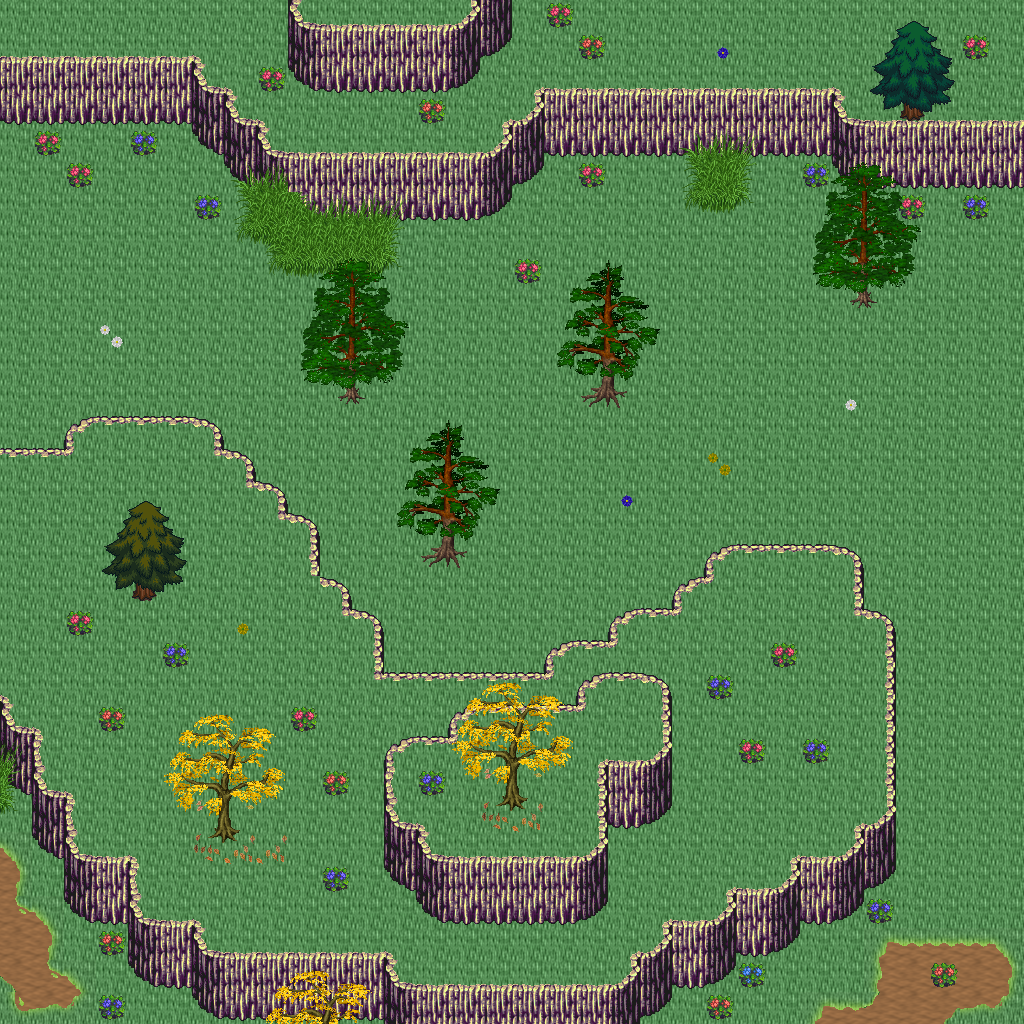

This is a level from a 2D game, rendered from its Tiled map with the project's own tilesets. A one-line summary and the map file follow, with tile-layer data summarised:
An orthogonal 32x32 tile map with 32x32 px tiles, 5 tile layers (Ground, Objects, Objects2, Above, ...), 1 hidden layer not drawn, 24 tilesets.

<map version="1.10" tiledversion="1.11.0" orientation="orthogonal" renderorder="right-down" width="32" height="32" tilewidth="32" tileheight="32" infinite="0" nextlayerid="11" nextobjectid="1">
 <tileset firstgid="1" name="logic_collision" tilewidth="32" tileheight="32" tilecount="1" columns="1">
  <image source="../drawable/logic_collision.png" width="32" height="32" />
 </tileset>
 <tileset firstgid="2" name="ground_ground" tilewidth="32" tileheight="32" tilecount="33" columns="3">
  <image source="../drawable/ground_ground.png" width="96" height="352" />
 </tileset>
 <tileset firstgid="35" name="terrain_grassland" tilewidth="32" tileheight="32" tilecount="88" columns="8">
  <image source="../drawable/terrain_grassland.png" width="256" height="352" />
 </tileset>
 <tileset firstgid="123" name="ground_grass_corners" tilewidth="32" tileheight="32" tilecount="24" columns="6">
  <image source="../drawable/ground_grass_corners.png" width="192" height="128" />
 </tileset>
 <tileset firstgid="147" name="ground_grass_edges" tilewidth="32" tileheight="32" tilecount="36" columns="12">
  <image source="../drawable/ground_grass_edges.png" width="384" height="96" />
 </tileset>
 <tileset firstgid="183" name="ground_grass_2" tilewidth="32" tileheight="32" tilecount="21" columns="3">
  <image source="../drawable/ground_grass_2.png" width="96" height="224" />
 </tileset>
 <tileset firstgid="204" name="plant_tree_tree_darkgreen" tilewidth="32" tileheight="32" tilecount="88" columns="8">
  <image source="../drawable/plant_tree_tree_darkgreen.png" width="256" height="352" />
 </tileset>
 <tileset firstgid="292" name="plant_tree_pine_tree" tilewidth="32" tileheight="32" tilecount="20" columns="4">
  <image source="../drawable/plant_tree_pine_tree.png" width="128" height="160" />
 </tileset>
 <tileset firstgid="312" name="plant_tree_pine_tree_1" tilewidth="32" tileheight="32" tilecount="20" columns="4">
  <image source="../drawable/plant_tree_pine_tree_1.png" width="128" height="160" />
 </tileset>
 <tileset firstgid="332" name="plant_tree_evergreen" tilewidth="32" tileheight="32" tilecount="36" columns="3">
  <image source="../drawable/plant_tree_evergreen.png" width="96" height="384" />
 </tileset>
 <tileset firstgid="368" name="plant_tree_fall_trees" tilewidth="32" tileheight="32" tilecount="40" columns="8">
  <image source="../drawable/plant_tree_fall_trees.png" width="256" height="160" />
 </tileset>
 <tileset firstgid="408" name="plant_flower_daisy_blue" tilewidth="32" tileheight="32" tilecount="8" columns="2">
  <image source="../drawable/plant_flower_daisy_blue.png" width="64" height="128" />
 </tileset>
 <tileset firstgid="416" name="plant_flower_daisy_red" tilewidth="32" tileheight="32" tilecount="8" columns="2">
  <image source="../drawable/plant_flower_daisy_red.png" width="64" height="128" />
 </tileset>
 <tileset firstgid="424" name="plant_flower_daisy_white" tilewidth="32" tileheight="32" tilecount="8" columns="2">
  <image source="../drawable/plant_flower_daisy_white.png" width="64" height="128" />
 </tileset>
 <tileset firstgid="432" name="plant_flower_daisy_yellow" tilewidth="32" tileheight="32" tilecount="8" columns="2">
  <image source="../drawable/plant_flower_daisy_yellow.png" width="64" height="128" />
 </tileset>
 <tileset firstgid="440" name="plant_leaves" tilewidth="32" tileheight="32" tilecount="8" columns="4">
  <image source="../drawable/plant_leaves.png" width="128" height="64" />
 </tileset>
 <tileset firstgid="448" name="logic_creature_animal" tilewidth="32" tileheight="32" tilecount="32" columns="8">
  <image source="../drawable/logic_creature_animal.png" width="256" height="128" />
 </tileset>
 <tileset firstgid="480" name="plant_flower_red_blue_clusters" tilewidth="32" tileheight="32" tilecount="4" columns="1">
  <image source="../drawable/plant_flower_red_blue_clusters.png" width="32" height="128" />
 </tileset>
 <tileset firstgid="484" name="ground_tall_grass" tilewidth="32" tileheight="32" tilecount="15" columns="5">
  <image source="../drawable/ground_tall_grass.png" width="160" height="96" />
 </tileset>
 <tileset firstgid="499" name="logic_creature_reptile" tilewidth="32" tileheight="32" tilecount="7" columns="7">
  <image source="../drawable/logic_creature_reptile.png" width="224" height="32" />
 </tileset>
 <tileset firstgid="506" name="logic_creature_fowl" tilewidth="32" tileheight="32" tilecount="6" columns="6">
  <image source="../drawable/logic_creature_fowl.png" width="192" height="32" />
 </tileset>
 <tileset firstgid="512" name="plant_bush_berried" tilewidth="32" tileheight="32" tilecount="60" columns="5">
  <image source="../drawable/plant_bush_berried.png" width="160" height="384" />
 </tileset>
 <tileset firstgid="572" name="plant_bushes_and_trees" tilewidth="32" tileheight="32" tilecount="144" columns="16">
  <image source="../drawable/plant_bushes_and_trees.png" width="512" height="289" />
 </tileset>
 <tileset firstgid="716" name="plant_bush_leafy" tilewidth="32" tileheight="32" tilecount="48" columns="8">
  <image source="../drawable/plant_bush_leafy.png" width="256" height="192" />
 </tileset>
 <layer id="1" name="Ground" width="32" height="32">
  <data>[1024 cells, 1024 non-empty, 2 distinct tile ids]</data>
 </layer>
 <layer id="2" name="Objects" width="32" height="32">
  <data>[1024 cells, 309 non-empty, 38 distinct tile ids]</data>
 </layer>
 <layer id="3" name="Objects2" width="32" height="32">
  <data>[1024 cells, 82 non-empty, 31 distinct tile ids]</data>
 </layer>
 <layer id="4" name="Above" width="32" height="32">
  <data>[1024 cells, 80 non-empty, 29 distinct tile ids]</data>
 </layer>
 <layer id="5" name="Above2" width="32" height="32">
  <data>[1024 cells, 72 non-empty, 32 distinct tile ids]</data>
 </layer>
 <layer id="6" name="Walkable" width="32" height="32" visible="0">
  <data>[1024 cells, 522 non-empty, 1 distinct tile ids]</data>
 </layer>
 <objectgroup id="7" name="Mapevents" />
 <objectgroup id="8" name="Spawn" />
 <objectgroup id="9" name="Keys" />
 <objectgroup id="10" name="Replace" />
</map>
